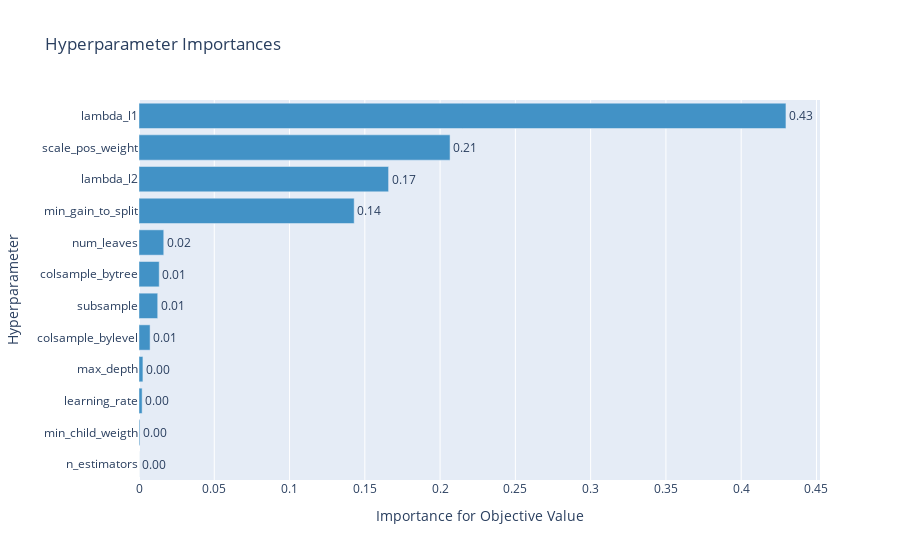

Notebook source saved alongside this figure:
### Code cell
plot_param_importances(study_xgb)

### Figure 1 — Plotly figure (JSON) as saved in the notebook; plotly's stock layout.template omitted (floating-point values rounded to 4 significant figures)
{"data": [{"cliponaxis": false, "hovertemplate": ["n_estimators (CategoricalDistribution): 0.0<extra></extra>", "min_child_weigth (IntUniformDistribution): 0.0005756706171595853<extra></extra>", "learning_rate (UniformDistribution): 0.002082138111663251<extra></extra>", "max_depth (IntUniformDistribution): 0.0026067070015200924<extra></extra>", "colsample_bylevel (UniformDistribution): 0.007356600083902291<extra></extra>", "subsample (UniformDistribution): 0.012425479564026697<extra></extra>", "colsample_bytree (UniformDistribution): 0.01343215943054666<extra></extra>", "num_leaves (IntUniformDistribution): 0.01644595705621655<extra></extra>", "min_gain_to_split (UniformDistribution): 0.14293427293230676<extra></extra>", "lambda_l2 (IntUniformDistribution): 0.16578265126642275<extra></extra>", "scale_pos_weight (UniformDistribution): 0.20662271123724663<extra></extra>", "lambda_l1 (IntUniformDistribution): 0.4297356526989886<extra></extra>"], "marker": {"color": "rgb(66,146,198)"}, "orientation": "h", "text": ["0.0", "0.0005756706171595853", "0.002082138111663251", "0.0026067070015200924", "0.007356600083902291", "0.012425479564026697", "0.01343215943054666", "0.01644595705621655", "0.14293427293230676", "0.16578265126642275", "0.20662271123724663", "0.4297356526989886"], "textposition": "outside", "texttemplate": "%{text:.2f}", "type": "bar", "x": [0, 0.0005757, 0.002082, 0.002607, 0.007357, 0.01243, 0.01343, 0.01645, 0.1429, 0.1658, 0.2066, 0.4297], "y": ["n_estimators", "min_child_weigth", "learning_rate", "max_depth", "colsample_bylevel", "subsample", "colsample_bytree", "num_leaves", "min_gain_to_split", "lambda_l2", "scale_pos_weight", "lambda_l1"]}], "layout": {"showlegend": false, "title": {"text": "Hyperparameter Importances"}, "xaxis": {"title": {"text": "Importance for Objective Value"}}, "yaxis": {"title": {"text": "Hyperparameter"}}}}
